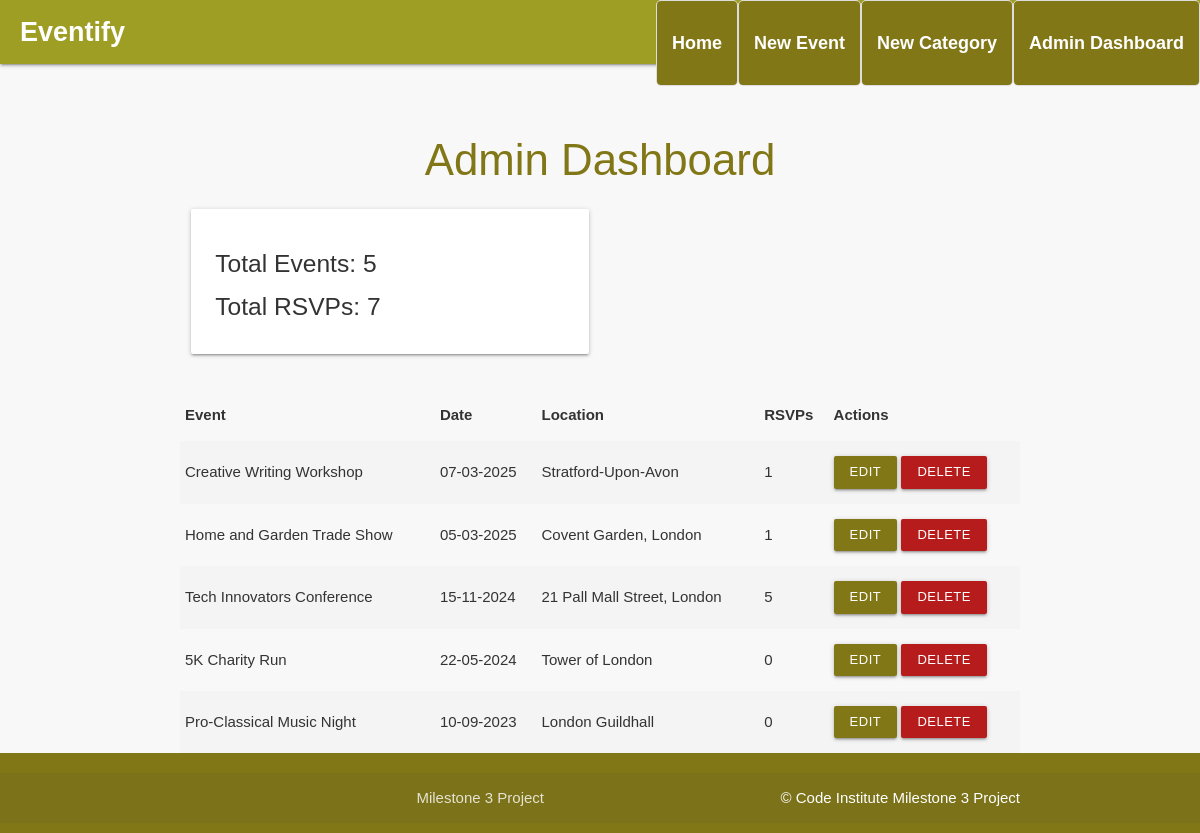
Before: /admin_dashboard with the older database file.
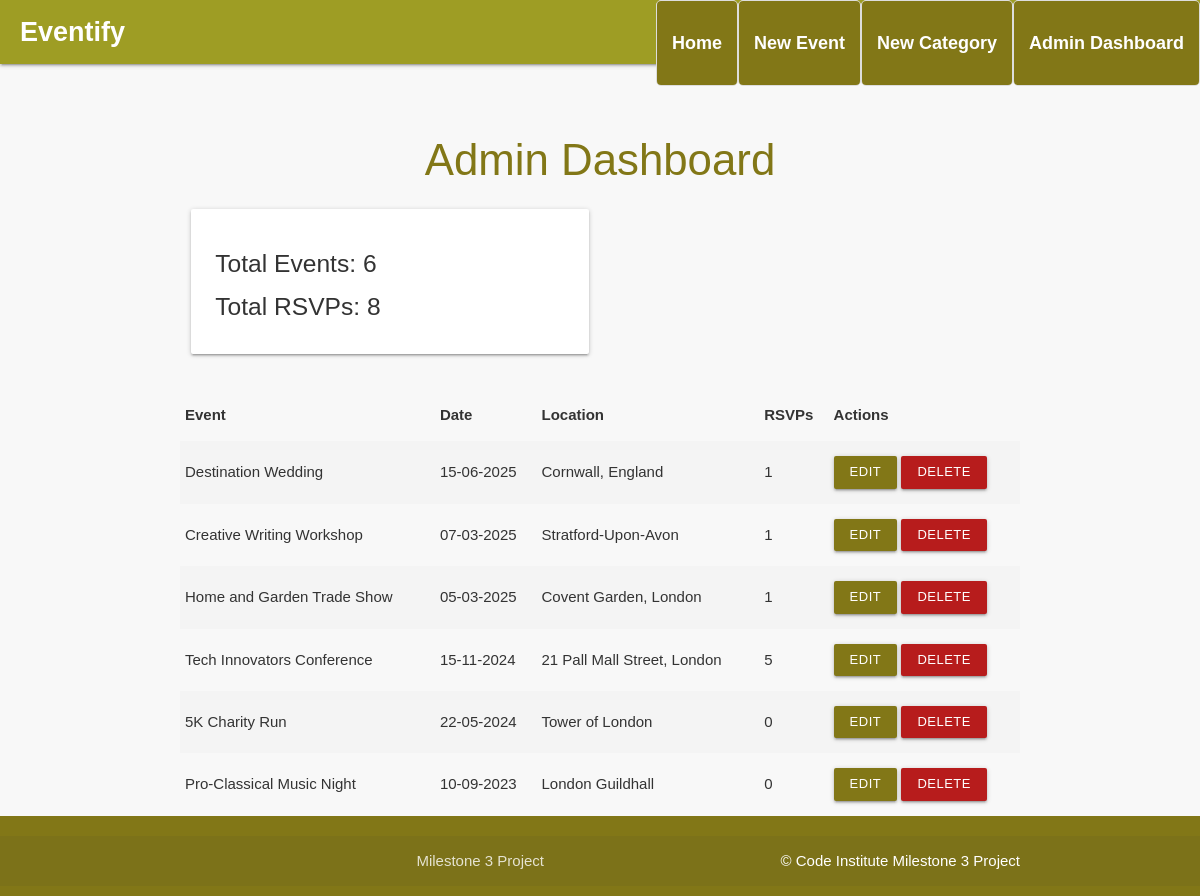
After: the same page with the newer database file.
### eventify/models.py (models this page shows, shortened)
class Event(db.Model):
    id = db.Column(db.Integer, primary_key=True)
    title = db.Column(db.String(100), unique=True, nullable=False)
    description = db.Column(db.Text, nullable=False)
    date = db.Column(db.DateTime, nullable=False)
    time = db.Column(db.String(8), nullable=False)
    location = db.Column(db.String(200), nullable=False)
    created_at = db.Column(db.DateTime, default=db.func.now(), nullable=False)
    featured = db.Column(db.Boolean, default=False)
    category_id = db.Column(db.Integer, db.ForeignKey('category.id'), nullable=True)
    image_file = db.Column(db.String(120), nullable=True)  # Ensure this line is included

### eventify/routes.py (the view)
@app.route("/admin_dashboard")
def admin_dashboard():
    events = Event.query.order_by(Event.date.desc()).all()  # Fetch all events ordered by date
    rsvp_counts = {event.id: RSVP.query.filter_by(event_id=event.id).count() for event in events}  # Count RSVPs per event
    total_events = len(events)
    total_rsvps = sum(rsvp_counts.values())
    return render_template("admin_dashboard.html", events=events, rsvp_counts=rsvp_counts, total_events=total_events, total_rsvps=total_rsvps)

### eventify/__init__.py (called while the page is built)
@app.context_processor
def inject_user():
    return dict(user=current_user)

### eventify/templates/admin_dashboard.html (shortened to what this page needs)
{% extends "base.html" %}
{% block content %}
    <h3 class="center-align lime-text text-darken-4">Admin Dashboard</h3>
    <div class="row">
        <div class="col s12 m6">
            <div class="card-panel">
                <h5>Total Events: {{ total_events }}</h5>
                <h5>Total RSVPs: {{ total_rsvps }}</h5>
            </div>
        </div>
    </div>
    <table class="striped">
        <thead>
            <tr>
                <th>Event</th>
                <th>Date</th>
                <th>Location</th>
                <th>RSVPs</th>
                <th>Actions</th>
            </tr>
        </thead>
        <tbody>
            {% for event in events %}
            <tr>
                <td>{{ event.title }}</td>
                <td>{{ event.date.strftime('%d-%m-%Y') }}</td>
                <td>{{ event.location }}</td>
                <td>{{ rsvp_counts[event.id] }}</td>
                <td>
                    <a href="{{ url_for('edit_event', event_id=event.id) }}" class="btn-small lime darken-4">Edit</a>
                    <a href="{{ url_for('delete_event', event_id=event.id) }}" class="btn-small red darken-4" onclick="return confirm('Are you sure?');">Delete</a>
                </td>
            </tr>
            {% endfor %}
        </tbody>
    </table>
{% endblock %}

### eventify/templates/base.html (shortened to what this page needs)
<!DOCTYPE html>
<html lang="en">
<head>
    <link rel="stylesheet" href="https://cdnjs.cloudflare.com/ajax/libs/font-awesome/5.15.3/css/all.min.css"
>
    <link rel="stylesheet" href="https://cdnjs.cloudflare.com/ajax/libs/materialize/1.0.0/css/materialize.min.css"
        type="text/css">
    <link rel="stylesheet" href="{{ url_for('static', filename='css/style.css') }}" type="text/css">
</head>
<body>
<header>
    <nav class="lime darken-3">
        <div class="nav-wrapper">
            <a href="{{ url_for('home') }}" class="brand-logo white-text">Eventify</a>
            <ul class="right hide-on-med-and-down">
                <li><a href="{{ url_for('home') }}" class="white-text nav-link-custom">Home</a></li>
                <li><a href="{{ url_for('add_event') }}" class="white-text nav-link-custom">New Event</a></li>
                <li><a href="{{ url_for('add_category') }}" class="white-text nav-link-custom">New Category</a></li>
                <li><a href="{{ url_for('admin_dashboard') }}" class="white-text nav-link-custom">Admin Dashboard</a></li>
            </ul>
        </div>
    </nav>
</header>
    <main class="container">
        {% block content %}
        {% endblock %}
    </main>
    <footer class="page-footer lime darken-4">
        <div class="footer-copyright">
            <div class="container">
                Milestone 3 Project
                <a class="white-text right" href="https://codeinstitute.net" target="_blank">&copy; Code Institute Milestone 3 Project</a>
            </div>
        </div>
    </footer>
</body>
</html>

### eventify/static/css/style.css (style rules this page uses)
body { display: flex; min-height: 100vh; flex-direction: column; font-family: Arial, sans-serif; background-color: #f8f8f8; color: #333; }
main { flex: 1 0 auto; }
a { color: #827717; text-decoration: none; }
nav ul li a { color: white; font-weight: bold; }
nav .brand-logo { font-size: 1.8rem; font-weight: bold; padding-left: 20px; }
footer { background-color: #827717; padding: 10px 0; color: white; text-align: center; }
main.container { margin-top: 20px; }
ul { list-style-type: none; padding: 0; }
ul li { background-color: #fff; border: 1px solid #ddd; padding: 10px; margin-bottom: 10px; border-radius: 5px; }
ul li a { font-size: 1.2rem; font-weight: bold; }
.nav-link-custom { background-color: #827717; padding: 10px 15px; border-radius: 4px; transition: background-color 0.3s ease; }
.center-align { margin-top: 20px; }

Changed rows visible on the page:
added Event: title "Destination Wedding", date "15-06-2025", location "Cornwall, England", featured "1"
Other visible differences:
{{ total_events }}: "5" → "6"
{{ total_rsvps }}: "7" → "8"
